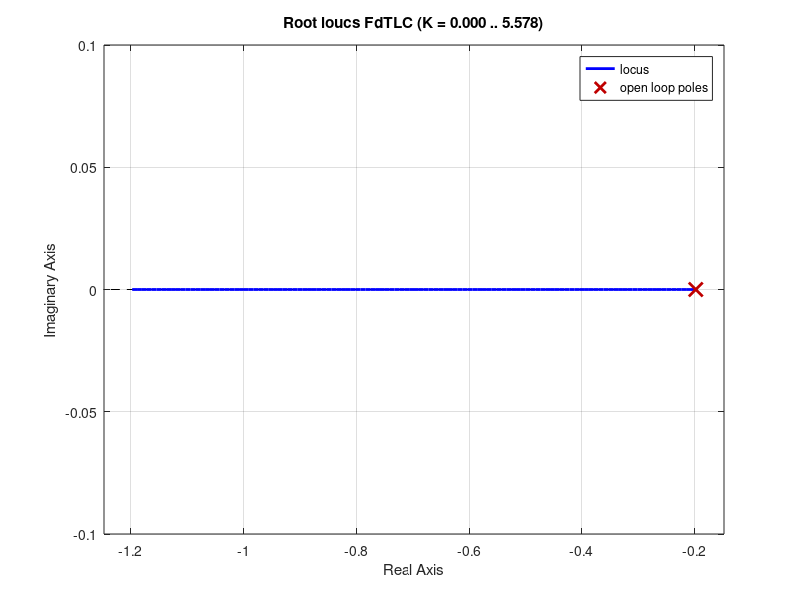

Here is the MATLAB script that generated this plot: (Note: this script raises an error after producing the figure.)
% ============ Trabajo Práctico Final de Sistemas de Control I ============
% Sistema de control de temperatura para un horno eléctrico de laboratorio
% =========================================================================
% Sistemas de control I - 2025
% Alumnas:
%  - Guyot Lourdes
%  - Mayorga Federica
% =========================================================================
% Antes de comenzar, limpiamos la ventana de comandos y cerramos todas las
% posibles figuras abiertas
clc ; close all

% === Primera Parte: Obtener la Función de Transferencia a Lazo Abierto ===
% Declaramos las variables del modelo matematico para el control de 
% temperatura del horno LT 5/12:
s = tf('s');

al = 0.13;                  % Alto  [mm]
an = 0.205;                 % Ancho [mm]
la = 0.17;                  % Largo [mm]
V = al*an*la;               % Volumen interno del Horno [m^3]

R = 9.77;                   % Resistencia termica [°C/W]
d = 1.225;                  % Densidad del aire [Kg/m^3]
m = d*V;                    % Masa de aire contenida en el horno [Kg]
c = 1005;                   % Calor especifico del aire [J/Kg K]
C = m*c;                    % Capacitancia termica [J/K]
TEMP = 1473;                % Temperatura que buscamos [K]

FdTLA = minreal(R/(C*R*s+1)) % Función de Transferencia a Lazo Abierto
%% ========================================================================
% ==== Segunda Parte: Obtener la Función de Transferencia lazo cerrado ====
% Dimensionamos el sensor basado en su sensibilidad y el amplificador
% necesario:
Gs_sensor = 0.011;
Gs_ampli = 90.9;
FdTLC = minreal(feedback(FdTLA, Gs_sensor*Gs_ampli))
step(TEMP*FdTLC); grid;
title('Step response closed loop'); 
ylabel('Temperature [K]');
% Sistema de orden 1 tiene un unico polo
pole(FdTLC)         % Respuesta por terminal de comandos
rlocus(FdTLC)       % Respuesta gráfica
%% ========================================================================
% ================== Tercera Parte: Error estado estable ==================
% Calculo del error y diseno de controlador PI:
Kp = evalfr(FdTLA, 0);
ess_porcentual = (1/(1+Kp))*100;
% Buscamos en el Lugar de Raices:
rlocus(FdTLA); sgrid
% Desarrollando la fórmula de controlador PI, observamos que 
% PI= Kp(s+1/Ti)/s, falta determinar los valores de Kp y Ti
% Entonces, hay que ajustar el cero del compensador para cancelar el polo 
% de mi Función de Transferencia: FdTLA2= PI(S) * FdTLA(s)
% Elegimos tiempo de integracion de tal forma que cancele el polo dominante
Ti = (-1/pole(FdTLA)) 
% Y hacemos uso de la forma general del controlador:
PI = (s+(1/Ti))/s ;
FdTLA2 = PI * FdTLA;
% Funcion de transferencia a lazo abierto con compensador:
rlocus(FdTLA2); sgrid 
% Punto de diseno:
s1 = -0.014;
% Evaluo la funcion de transferencia en el punto de trabajo
G1 = evalfr(FdTLA, s1); 
invK = abs(((s1+(1/Ti))/s1)*G1) % Condicion de modulo
%rlocus(FdTLA2)
Kp = 1/invK;
% Y obtenemos asi el valor final de nuestro controlador:
PI= Kp * PI;
FdTLApi = minreal( PI * FdTLA);
FdTLCpi = minreal(feedback(FdTLApi,1))
% Entonces, el error estado estable con controlador es:
Kp_pi = evalfr(FdTLApi, 0);
ep_pi = 1/(1+Kp_pi) 
% Consiguiendo la respuesta del escalon del sistema con controlador:
step(1475*FdTLCpi); grid
ylabel('Temperatura [K]')
% =========================================================================